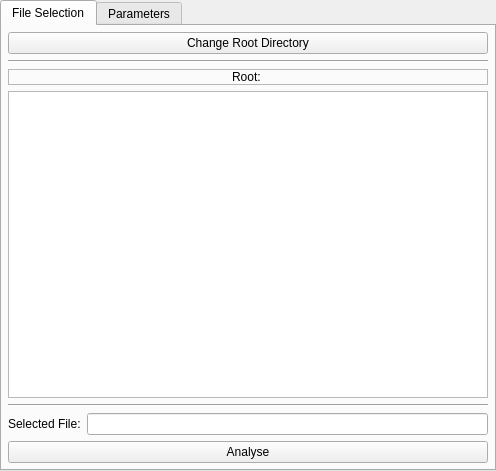
<?xml version="1.0" encoding="UTF-8"?>
<ui version="4.0">
 <class>AnalyserControlsWidget</class>
 <widget class="QWidget" name="AnalyserControlsWidget">
  <property name="geometry">
   <rect>
    <x>0</x>
    <y>0</y>
    <width>496</width>
    <height>471</height>
   </rect>
  </property>
  <property name="sizePolicy">
   <sizepolicy hsizetype="Expanding" vsizetype="Expanding">
    <horstretch>0</horstretch>
    <verstretch>0</verstretch>
   </sizepolicy>
  </property>
  <property name="minimumSize">
   <size>
    <width>300</width>
    <height>0</height>
   </size>
  </property>
  <property name="windowTitle">
   <string>AnalyserControlsWidget</string>
  </property>
  <layout class="QVBoxLayout" name="verticalLayout">
   <property name="spacing">
    <number>0</number>
   </property>
   <property name="leftMargin">
    <number>0</number>
   </property>
   <property name="topMargin">
    <number>0</number>
   </property>
   <property name="rightMargin">
    <number>0</number>
   </property>
   <property name="bottomMargin">
    <number>0</number>
   </property>
   <item>
    <widget class="QTabWidget" name="tabWidget">
     <property name="sizePolicy">
      <sizepolicy hsizetype="Preferred" vsizetype="Preferred">
       <horstretch>0</horstretch>
       <verstretch>0</verstretch>
      </sizepolicy>
     </property>
     <property name="currentIndex">
      <number>0</number>
     </property>
     <widget class="QWidget" name="tab_file_selection">
      <attribute name="title">
       <string>File Selection</string>
      </attribute>
      <layout class="QFormLayout" name="layout">
       <property name="leftMargin">
        <number>6</number>
       </property>
       <property name="topMargin">
        <number>6</number>
       </property>
       <property name="rightMargin">
        <number>6</number>
       </property>
       <property name="bottomMargin">
        <number>6</number>
       </property>
       <item row="1" column="0" colspan="2">
        <widget class="Line" name="line_top">
         <property name="orientation">
          <enum>Qt::Orientation::Horizontal</enum>
         </property>
        </widget>
       </item>
       <item row="3" column="0" colspan="2">
        <widget class="QTreeView" name="tv_root_dir">
         <property name="alternatingRowColors">
          <bool>true</bool>
         </property>
         <property name="indentation">
          <number>10</number>
         </property>
         <property name="itemsExpandable">
          <bool>true</bool>
         </property>
         <attribute name="headerMinimumSectionSize">
          <number>30</number>
         </attribute>
         <attribute name="headerDefaultSectionSize">
          <number>100</number>
         </attribute>
        </widget>
       </item>
       <item row="4" column="0" colspan="2">
        <widget class="Line" name="line_bottom">
         <property name="orientation">
          <enum>Qt::Orientation::Horizontal</enum>
         </property>
        </widget>
       </item>
       <item row="5" column="0">
        <widget class="QLabel" name="label_selected">
         <property name="text">
          <string>Selected File:</string>
         </property>
        </widget>
       </item>
       <item row="0" column="0" colspan="2">
        <widget class="QPushButton" name="pb_root_directory">
         <property name="text">
          <string>Change Root Directory</string>
         </property>
        </widget>
       </item>
       <item row="5" column="1">
        <widget class="QLineEdit" name="le_selected_file">
         <property name="enabled">
          <bool>true</bool>
         </property>
         <property name="readOnly">
          <bool>true</bool>
         </property>
        </widget>
       </item>
       <item row="6" column="0" colspan="2">
        <widget class="QPushButton" name="pb_analyse">
         <property name="text">
          <string>Analyse</string>
         </property>
        </widget>
       </item>
       <item row="2" column="0" colspan="2">
        <widget class="QLabel" name="label_root">
         <property name="frameShape">
          <enum>QFrame::Shape::StyledPanel</enum>
         </property>
         <property name="frameShadow">
          <enum>QFrame::Shadow::Raised</enum>
         </property>
         <property name="text">
          <string>Root: </string>
         </property>
         <property name="scaledContents">
          <bool>true</bool>
         </property>
         <property name="alignment">
          <set>Qt::AlignmentFlag::AlignCenter</set>
         </property>
         <property name="wordWrap">
          <bool>true</bool>
         </property>
        </widget>
       </item>
      </layout>
     </widget>
     <widget class="QWidget" name="tab_parameters">
      <attribute name="title">
       <string>Parameters</string>
      </attribute>
      <layout class="QGridLayout" name="layout_AnalyserParameters">
       <property name="leftMargin">
        <number>6</number>
       </property>
       <property name="topMargin">
        <number>6</number>
       </property>
       <property name="rightMargin">
        <number>6</number>
       </property>
       <property name="bottomMargin">
        <number>6</number>
       </property>
       <item row="1" column="0">
        <widget class="QWidget" name="ParameterTreeViewPlaceholder" native="true"/>
       </item>
      </layout>
     </widget>
    </widget>
   </item>
  </layout>
 </widget>
 <resources/>
 <connections/>
</ui>
